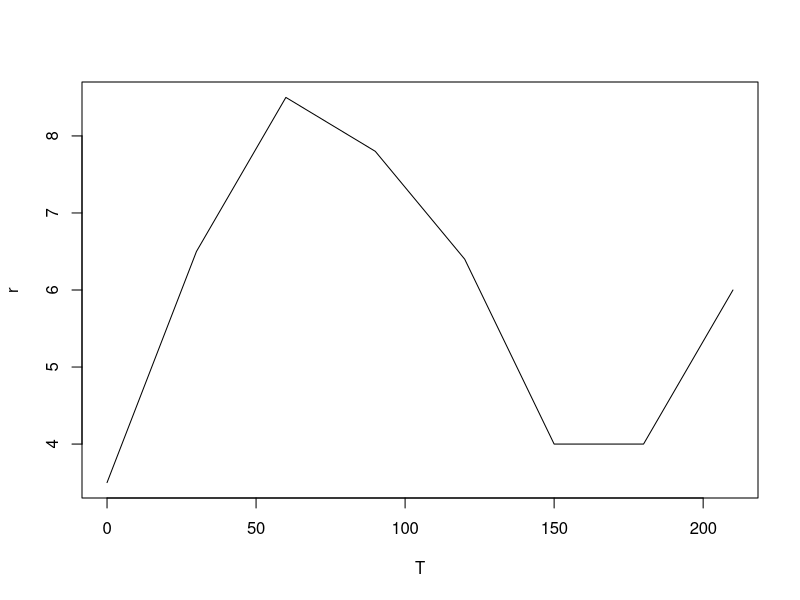

Write the R code that produced this figure.
# page no: 166

r = c(3.5, 6.5, 8.5 ,7.8, 6.4, 4, 4, 6);
T = seq(0,210,by=30);
dt = 30;
s = sum(r);
P = s*dt/60;
Pe = ((6.5-4.5)+(8.5-4.5)+(7.8-4.5)+(6.4-4.5)+(6-4.5))*dt/60;
w = (P-Pe)/4;
print(P);
print(Pe);
print(w);
plot(T,r, type='l')
